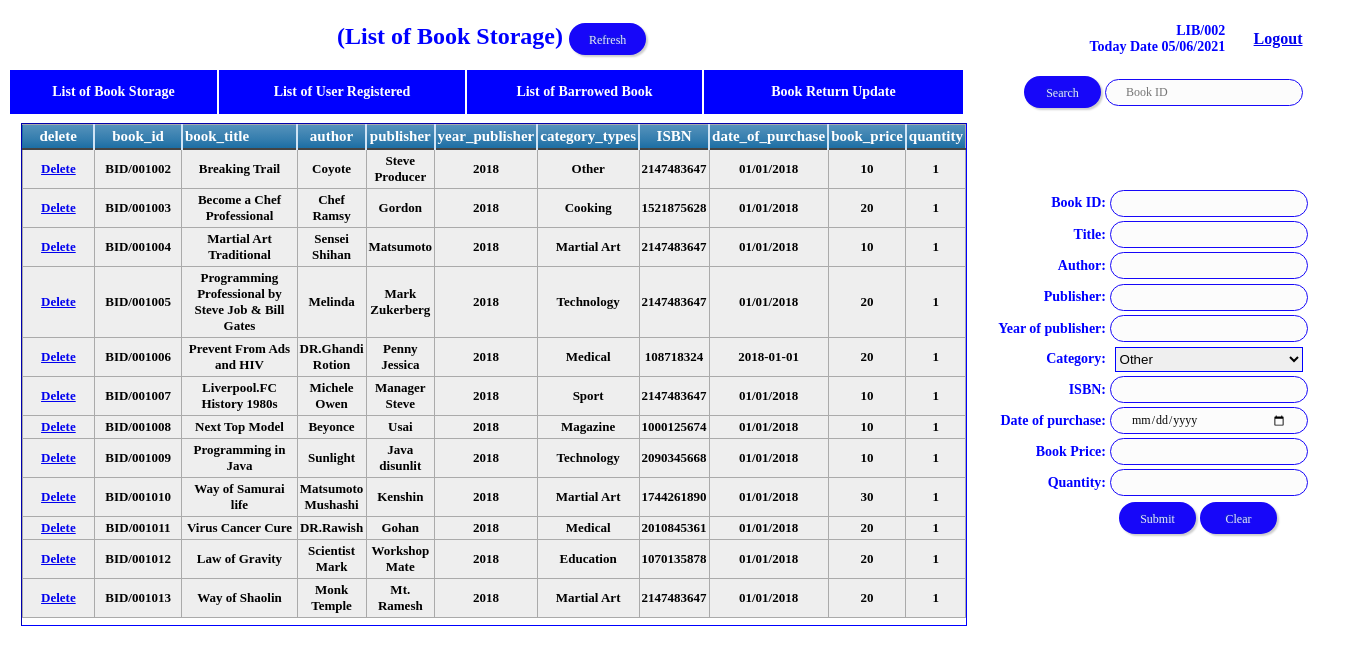
Screenshot of /3321_LMS_Website/root/admin_book_storage.php (signed in) with the database file from the repository.
### tables this page shows
CREATE TABLE IF NOT EXISTS `book_detail` (
  `book_id` varchar(30) NOT NULL,
  `title` varchar(100) NOT NULL,
  `author` varchar(100) NOT NULL,
  `publisher` varchar(60) NOT NULL,
  `year_publisher` int(8) NOT NULL,
  `category` varchar(60) NOT NULL,
  `ISBN` int(30) NOT NULL,
  `date_of_purchase` text NOT NULL,
  `book_price` int(8) NOT NULL,
  `quantity` int(200) NOT NULL
);

### 3321_LMS_Website/root/admin_book_storage.php (the view, shortened to what this page needs)
<!DOCTYPE html PUBLIC "-//W3C//DTD XHTML 1.0 Transitional//EN" "http://www.w3.org/TR/xhtml1/DTD/xhtml1-transitional.dtd">
<html xmlns="http://www.w3.org/1999/xhtml">
<head>
</head>
<body>
<table width="1345" height="633" border="0">
  <tr>
  <form id="form8" name="form8" method="post" action="<?php echo $_SERVER['PHP_SELF']; ?>">
    <th height="56" colspan="5" align="center" class="title" scope="col">(List of Book Storage)
    <input name="btnrefresh" type="submit" class="btn-enjoy-css1" id="btnrefresh" value="Refresh" />
   </th>
    <th colspan="2" align="center" scope="col"><table width="285" height="37" border="0">
        <tr>
          <th align="right" class="label" scope="col">
	   <?php
	  $c = mysqli_connect("localhost","root","","library_management_system");
	  $s = "SELECT librarian_name FROM admin WHERE librarian_name  = '$_SESSION[u]'";
	  $result = mysqli_query($c,$s);
	  if ($result->num_rows > 0) {
      while($row = $result->fetch_assoc()) {
      echo "".$row["librarian_name"] ."";
	   }
      } else {
      echo  "Your ID Deleted";
      }
	?>
	<br><?php echo "Today Date ".date("m/d/Y")."" ?></th>
          <th align="right" scope="col"><a href="admin_logout.php">Logout</a></th>
        </tr>
    </table></th>
  </tr>
  <tr>
    <th width="205" height="42" class="menubox" scope="col"><a href="admin_book_storage.php" class="menubox">List of Book Storage</a></th>
    <th width="244" class="menubox" scope="col"><a href="admin_user_registration.php" class="menubox">List of User Registered</a></th>
    <th width="233" class="menubox" scope="col"><a href="admin_barrowed_book.php" class="menubox">List of Barrowed Book</a></th>
    <th width="257" class="menubox" scope="col"><a href="admin_book_return_update.php" class="menubox">Book Return Update</a></th>
    <th width="6" scope="col">&nbsp;</th>
    <th width="125" height="42" align="right" scope="col">
      <form id="form4" name="form4" method="post" action="<?php echo $_SERVER['PHP_SELF']; ?>">
      <input name="btnsearchbookid" type="submit" class="btn-enjoy-css1" id="btnsearchbookid" value="Search" />
      </th>
      <th width="245" align="left" scope="col">
      <input name="txtsearchid" type="text" class="enjoy-css" id="txtsearchid" place placeholder="Book ID"/>
      </form></th>
  </tr>
  <tr>
    <th height="525" colspan="5" scope="col"><form id="form1" name="form1" method="post" action="<?php echo $_SERVER['PHP_SELF']; ?>">
      <div class="scroolbookstorage" id="txtbookstorage">
        <table width="100%" align="center" class="blueTable">
<thead>
<tr>
<th width="60%" align="center">delete</th>
<th width="60%" align="center">book_id</th>
<th width="100%" align="center" >book_title&nbsp;&nbsp;&nbsp;&nbsp;&nbsp;&nbsp;&nbsp;&nbsp;&nbsp;&nbsp;&nbsp;&nbsp;</th>
<th width="100%" align="center">author</th>
<th width="60%" align="center">publisher</th>
<th width="60%" align="center">year_publisher</th>
<th width="60%" align="center">category_types</th>
<th width="60%" align="center">ISBN</th>
<th width="60%" align="center">date_of_purchase</th>
<th width="60%" align="center">book_price</th>
<th width="60%" align="center">quantity</th>
</tr>
</thead>
<?php
$c = mysqli_connect("localhost","root","","library_management_system");
$s = "SELECT book_id, title, author, publisher, year_publisher, category, ISBN, date_of_purchase, book_price, quantity FROM book_detail";
$result = mysqli_query($c,$s);
	if ($result->num_rows > 0) {
    while($row = $result->fetch_assoc()) {
echo "<tbody>";
echo "<tr>";
echo "<td align=center><a href='delete_book.php?delete=$row[book_id]'>Delete</td>";
echo "<td align=center>$row[book_id]</td>";
echo "<td align=center>$row[title]</td>";
echo "<td align=center>$row[author]</td>";
echo "<td align=center>$row[publisher]</td>";
echo "<td align=center>$row[year_publisher]</td>";
echo "<td align=center>$row[category]</td>";
echo "<td align=center>$row[ISBN]</td>";
echo "<td align=center>$row[date_of_purchase]</td>";
echo "<td align=center>$row[book_price]</td>";
echo "<td align=center>$row[quantity]</td>";
echo "</tr>";
}
}
echo "</tbody>";
?>
</table>
      </div>
    </form></th>
    <th height="525" colspan="2" scope="col"><form id="form2" name="form2" method="post" action="<?php echo $_SERVER['PHP_SELF']; ?>">
      <table width="335" height="272" border="0">
        <tr>
          <th width="138" height="28" align="right" class="label" scope="col">Book ID:</th>
          <th width="187" align="right" scope="col"><input name="txtbookid" type="text" class="enjoy-css" id="txtbookid" required="required" maxlength="30"/></th>
        </tr>
        <tr>
          <th height="25" align="right" class="label" scope="row"><label for="txttitle">Title:</label></th>
          <th align="right" scope="row"><input name="txttitle" type="text" class="enjoy-css" id="txttitle" required="required"  maxlength="100"/></th>
        </tr>
        <tr>
          <th height="27" align="right" class="label" scope="row"><label for="txtauthor">Author:</label></th>
          <th align="right" scope="row"><input name="txtauthor" type="text" class="enjoy-css" id="txtauthor" required="required" maxlength="100"/></th>
        </tr>
        <tr>
          <th height="28" align="right" class="label" scope="row"><label for="txtpublisher">Publisher:</label>          </th>
          <th align="right" scope="row"><input name="txtpublisher" type="text" class="enjoy-css" id="txtpublisher" required="required" maxlength="60"/></th>
        </tr>
        <tr>
          <th height="23" align="right" class="label" scope="row"><label for="txtyearofpublisher">Year of publisher:</label></th>
          <th align="right" scope="row"><input name="txtyearofpublisher" type="text" class="enjoy-css" id="txtyearofpublisher" required="required" maxlength="8"/></th>
        </tr>
        <tr>
          <th height="26" align="right" class="label" scope="row"><label for="txtcategory">Category:</label></th>
          <th align="center" scope="row"><select name="txtcategory" class="cssoption" id="txtcategory">
    <option value="Other">Other</option>
    <option value="Non-Fiction">Non-Fiction</option></th>
    </th>
        </tr>
        <tr>
          <th height="24" align="right" class="label" scope="row"><label for="txtisbn">ISBN:</label></th>
          <th align="right" scope="row"><input name="txtisbn" type="text" class="enjoy-css" id="txtisbn" required="required"/maxlength="30" ></th>
        </tr>
        <tr>
          <th height="24" align="right" scope="row"><label for="txtdateofpurchase" class="label">Date of purchase:</label>          </th>
          <th align="right" scope="row"><input name="txtdateofpurchase" type="date" class="enjoy-css" id="txtdateofpurchase" required="required"/></th>
        </tr>
        <tr>
          <th height="24" align="right" class="label" scope="row"><label for="txtbookprice">Book Price:</label>          </th>
          <th align="right" scope="row"><input name="txtbookprice" type="text" class="enjoy-css" id="txtbookprice" required="required" maxlength="8"/></th>
        </tr>
        <tr>
          <th height="21" align="right" class="label" scope="row"><label for="txtquantity">Quantity:</label>          </th>
          <th align="right" scope="row"><input name="txtquantity" type="number" class="enjoy-css" id="txtquantity" required="required" maxlength="200"/></th>
        </tr>
      </table>
      <table width="322" border="0">
        <tr>
          <th width="217" align="right" scope="col">
          <input name="btninsert" type="submit" class="btn-enjoy-css1" id="btninsert" value="Submit"></th>
          <th width="95" align="left" scope="col">
          <input name="btnclear" type="reset" class="btn-enjoy-css1" id="btnclear" value="Clear" /></th>
        </tr>
      </table><br>
</body>
</html>

### 3321_LMS_Website/root/admin_book_storage.php (style rules this page uses)
table.blueTable { border: 1px solid #1C6EA4; background-color: #EEEEEE; width: 100%; text-align: left; border-collapse: collapse; font-family: "Palatino Linotype", "Book Antiqua", Palatino, serif; }
table.blueTable td, table.blueTable th { border: 1px solid #AAAAAA; padding: 3px 2px; }
table.blueTable tbody td { font-size: 13px; }
table.blueTable thead { background: #1C6EA4; background: -moz-linear-gradient(top, #5592bb 0%, #327cad 66%, #1C6EA4 100%); background: -webkit-linear-gradient(top, #5592bb 0%, #327cad 66%, #1C6EA4 100%); background: linear-gradient(to bottom, #5592bb 0%, #327cad 66%, #1C6EA4 100%); border-bottom: 2px solid #444444; }
table.blueTable thead th { font-size: 15px; font-weight: bold; color: #FFFFFF; border-left: 2px solid #D0E4F5; }
table.blueTable thead th:first-child { border-left: none; }
.scroolbookstorage { height: 501px; width: 944px; overflow: scroll; visibility: inherit; left: 21px; top: 123px; position: absolute; border: thin inset #00F; }
.menubox { font-family: "Palatino Linotype", "Book Antiqua", Palatino, serif; font-size: 14px; color: #FFF; background-color: #0000FF; text-decoration: none; }
.title { font-family: "Palatino Linotype", "Book Antiqua", Palatino, serif; font-size: 24px; color: #00F; }
.enjoy-css { display: inline-block; -webkit-box-sizing: content-box; -moz-box-sizing: content-box; box-sizing: content-box; width: 13em; height: 5px; border: 1px solid rgba(23,7,249,1); -webkit-border-radius: 20px; border-radius: 20px; font: normal 12px/normal "Palatino Linotype", "Book Antiqua", Palatino, serif; color: rgba(7,7,7,1); -o-text-overflow: clip; text-overflow: clip; background: rgba(252,252,252,1); -webkit-transition: all 200ms cubic-bezier(0.42, 0, 0.58, 1); -moz-transition: all 200ms cubic-bezier(0.42, 0, 0.58, 1); -o-transition: all 200ms cubic-bezier(0.42, 0, 0.58, 1); transition: all 200ms cubic-bezier(0.42, 0, 0.58, 1); padding-top: 10px; padding-right: 20px; padding-bottom: 10px; padding-left: 20px; }
.label { font-family: "Palatino Linotype", "Book Antiqua", Palatino, serif; font-size: 14px; color: #00F; }
.btn-enjoy-css1 { display: inline-block; -webkit-box-sizing: content-box; -moz-box-sizing: content-box; box-sizing: content-box; width: 37px; height: 12px; cursor: pointer; padding: 10px 20px; border: none; -webkit-border-radius: 25px; border-radius: 25px; font: normal 12px/normal "Palatino Linotype", "Book Antiqua", Palatino, serif; color: rgba(255,255,255,0.9); text-align: center; -o-text-overflow: clip; text-overflow: clip; background: rgba(23,7,249,1); -webkit-box-shadow: 2px 2px 2px 0 rgba(0,0,0,0.2) ; box-shadow: 2px 2px 2px 0 rgba(0,0,0,0.2) ; text-shadow: -1px -1px 0 rgba(15,73,168,0.66) ; -webkit-transition: all 300ms cubic-bezier(0.42, 0, 0.58, 1); -moz-transition: all 300ms cubic-bezier(0.42, 0, 0.58, 1); -o-transition: all 300ms cubic-bezier(0.42, 0, 0.58, 1); transition: all 300ms cubic-bezier(0.42, 0, 0.58, 1); }
.cssoption { height: 25px; width: 5cm; border-top-color: #00F; border-right-color: #00F; border-bottom-color: #00F; border-left-color: #00F; }

### rows the page displays
book_detail: book_id "BID/001002", title "Breaking Trail", author "Coyote", publisher "Steve Producer", year_publisher "2018", category "Other", ISBN "2147483647", date_of_purchase "01/01/2018", book_price "10", quantity "1"
book_detail: book_id "BID/001003", title "Become a Chef Professional", author "Chef Ramsy", publisher "Gordon", year_publisher "2018", category "Cooking", ISBN "1521875628", date_of_purchase "01/01/2018", book_price "20", quantity "1"
book_detail: book_id "BID/001004", title "Martial Art Traditional", author "Sensei Shihan", publisher "Matsumoto", year_publisher "2018", category "Martial Art", ISBN "2147483647", date_of_purchase "01/01/2018", book_price "10", quantity "1"
book_detail: book_id "BID/001005", title "Programming Professional by Steve Job & Bill Gates", author "Melinda", publisher "Mark Zukerberg", year_publisher "2018", category "Technology", ISBN "2147483647", date_of_purchase "01/01/2018", book_price "20", quantity "1"
book_detail: book_id "BID/001006", title "Prevent From Ads and HIV", author "DR.Ghandi Rotion", publisher "Penny Jessica", year_publisher "2018", category "Medical", ISBN "108718324", date_of_purchase "2018-01-01", book_price "20", quantity "1"
book_detail: book_id "BID/001007", title "Liverpool.FC History 1980s", author "Michele Owen", publisher "Manager Steve", year_publisher "2018", category "Sport", ISBN "2147483647", date_of_purchase "01/01/2018", book_price "10", quantity "1"
book_detail: book_id "BID/001008", title "Next Top Model", author "Beyonce", publisher "Usai", year_publisher "2018", category "Magazine", ISBN "1000125674", date_of_purchase "01/01/2018", book_price "10", quantity "1"
book_detail: book_id "BID/001009", title "Programming in Java", author "Sunlight", publisher "Java disunlit", year_publisher "2018", category "Technology", ISBN "2090345668", date_of_purchase "01/01/2018", book_price "10", quantity "1"
book_detail: book_id "BID/001010", title "Way of Samurai life", author "Matsumoto Mushashi", publisher "Kenshin", year_publisher "2018", category "Martial Art", ISBN "1744261890", date_of_purchase "01/01/2018", book_price "30", quantity "1"
book_detail: book_id "BID/001011", title "Virus Cancer Cure", author "DR.Rawish", publisher "Gohan", year_publisher "2018", category "Medical", ISBN "2010845361", date_of_purchase "01/01/2018", book_price "20", quantity "1"
book_detail: book_id "BID/001012", title "Law of Gravity", author "Scientist Mark", publisher "Workshop Mate", year_publisher "2018", category "Education", ISBN "1070135878", date_of_purchase "01/01/2018", book_price "20", quantity "1"
book_detail: book_id "BID/001013", title "Way of Shaolin", author "Monk Temple", publisher "Mt. Ramesh", year_publisher "2018", category "Martial Art", ISBN "2147483647", date_of_purchase "01/01/2018", book_price "20", quantity "1"

### other values shown
$row["librarian_name"] "LIB/002"
